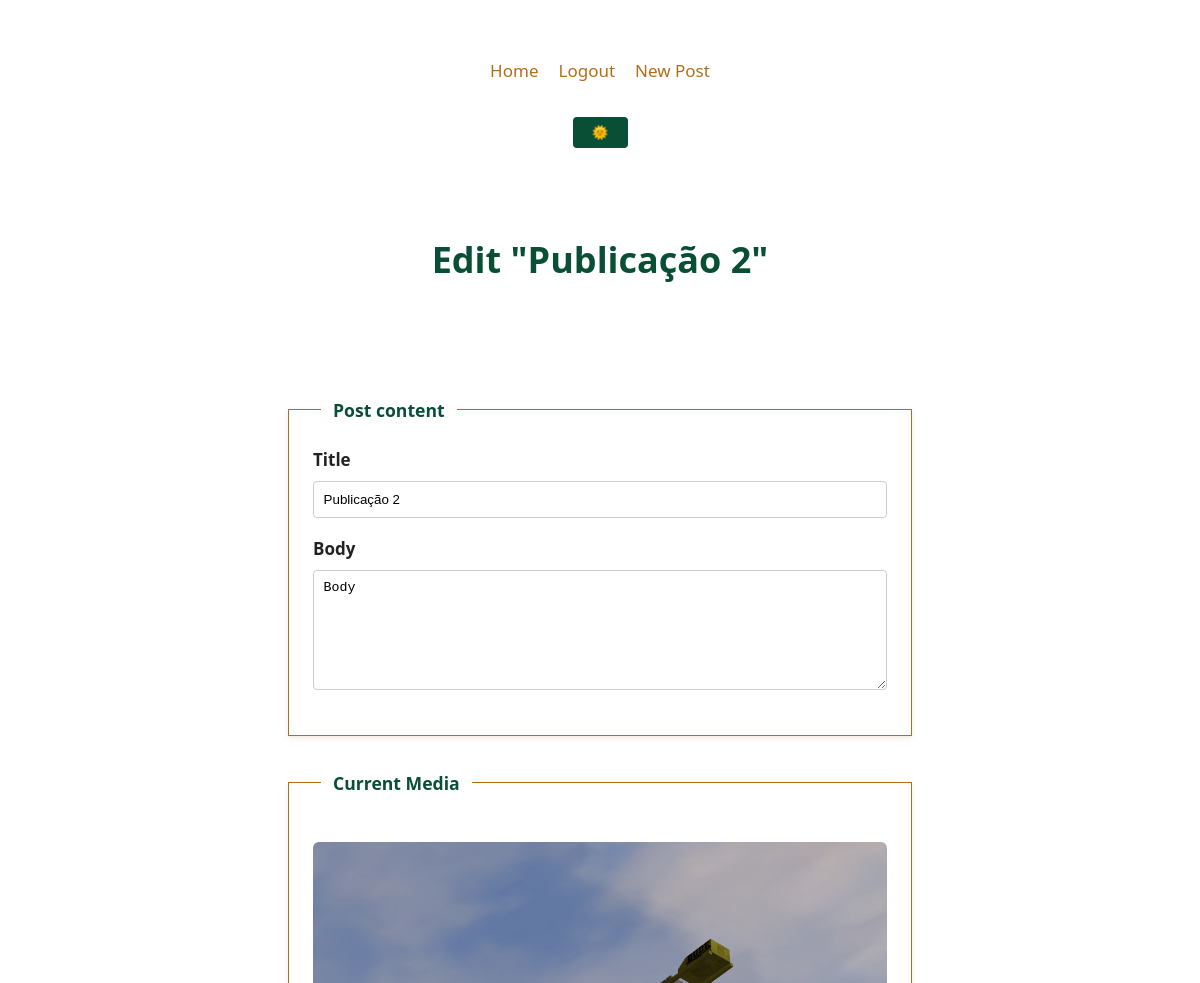
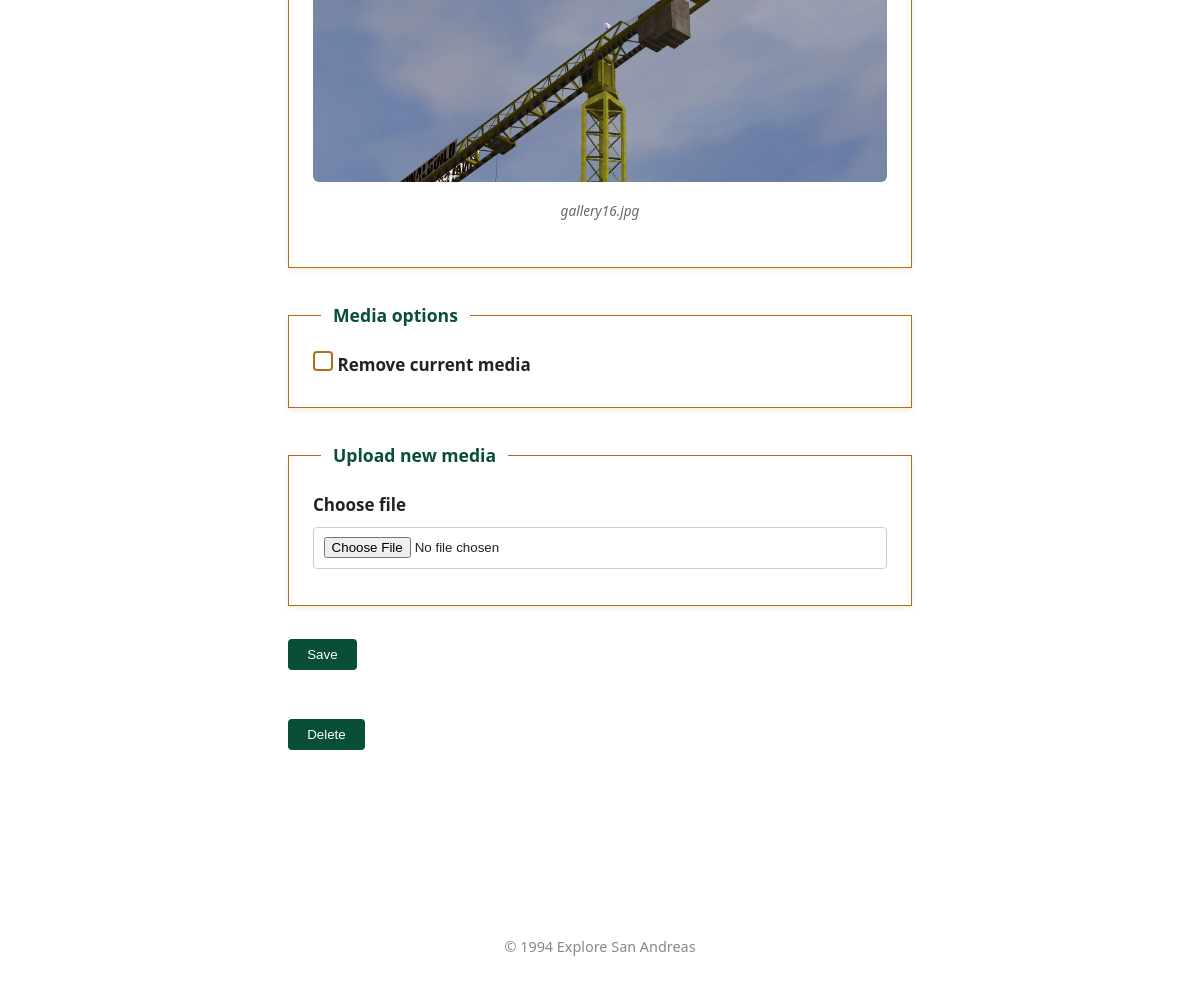
The page /2/update (signed in) on the database its author committed (2 pictures, top to bottom).
### tables this page shows
CREATE TABLE post (
    id INTEGER PRIMARY KEY AUTOINCREMENT,
    author_id INTEGER NOT NULL,
    created TIMESTAMP NOT NULL DEFAULT CURRENT_TIMESTAMP,
    title TEXT NOT NULL,
    body TEXT NOT NULL,
    media_filename TEXT,
    media_type TEXT,
    FOREIGN KEY (author_id) REFERENCES user (id)
);

### app/blog.py (the view, shortened to what this page needs)
@bp.route("/<int:id>/update", methods=("GET", "POST"))
@login_required
def update(id):
    post = get_post(id)
    return render_template("blog/update.html", post=post)

### app/auth.py (called while the page is built)
@bp.before_app_request
def load_logged_in_user():
    user_id = session.get('user_id')
    if user_id is None:
        g.user = None
    else:
        g.user = get_db().execute(
            'SELECT * FROM user WHERE id = ?', (user_id,)
        ).fetchone()

def login_required(view):
    @functools.wraps(view)
    def wrapped_view(**kwargs):
        if g.user is None:
            return redirect(url_for('auth.login'))
        return view(**kwargs)
    return wrapped_view

### app/blog.py (called while the page is built)
def get_post(id, check_author=True):
    post = (
        get_db()
        .execute(
            "SELECT p.id, title, body, created, media_filename, media_type, author_id, username FROM post p JOIN user u ON p.author_id = u.id WHERE p.id = ?",
            (id,),
        )
        .fetchone()
    )
    if post is None:
        abort(404, f"Post id {id} doesn't exist.")
    if check_author and post["author_id"] != g.user["id"]:
        abort(403)
    return post

### app/db.py (called while the page is built)
def get_db():
    if 'db' not in g:
        g.db = sqlite3.connect(
            current_app.config['DATABASE'],
            detect_types = sqlite3.PARSE_DECLTYPES
        )
        g.db.row_factory = sqlite3.Row
    return g.db

### app/templates/blog/update.html (shortened to what this page needs)
{% extends 'base.html' %}
{% block header %}
<header>
  <h1>Edit "{{ post['title'] }}"</h1>
</header>
{% endblock %}
{% block content %}
<main>
  <article>
      <form method="post" enctype="multipart/form-data">
        <fieldset>
          <legend>Post content</legend>
          <label for="idTitle">Title</label>
          <input type="text" id="idTitle" name="nameTitle" value="{{ request.form['nameTitle'] or post['title'] }}"
          required>
          <label for="idBody">Body</label>
          <textarea id="idBody" name="nameBody">{{ request.form['body'] or post['body'] }}</textarea>
        </fieldset>
        {% if post['media_filename'] %}
        <fieldset>
          <legend>Current Media</legend>
          {% if post['media_type'] == 'image' %}
          <figure>
            <img src="{{ url_for('static', filename='uploads/' ~ post['media_filename']) }}" alt="Image for this post">
            <figcaption>{{ post['media_filename'] }}</figcaption>
          </figure>
          {% endif %}
        </fieldset>
        <fieldset>
          <legend>Media options</legend>
          <input type="checkbox" id="idRemoveFile" name="nameRemoveFile">
          <label for="idRemoveFile">Remove current media</label>
        </fieldset>
        {% endif %}
        <fieldset>
          <legend>Upload new media</legend>
          <label for="idFile">Choose file</label>
          <input type="file" id="idFile" name="nameFile">
        </fieldset>
        <button type="submit">Save</button>
      </form>
      <form method="post" action="{{ url_for('blog.delete', id=post['id']) }}">
        <button type="submit">Delete</button>
    </form>
  </article>
</main>
{% endblock %}

### app/static/styles/styles.css (style rules this page uses)
*, *::before, *::after { margin: 0; padding: 0; box-sizing: border-box; }
body { font-family: system-ui, -apple-system, "Segoe UI", Roboto, sans-serif; font-size: 17px; line-height: 1.75; color: #222; background-color: #fff; padding: 2rem; transition: background-color 0.3s ease, color 0.3s ease; }
main { max-width: 720px; margin: 0 auto; padding: 2rem 1.5rem; }
header { text-align: center; margin-bottom: 3rem; }
header h1 { font-size: 2.25rem; font-weight: 600; color: #084f35; }
article { background-color: #fff; border-bottom: 1px solid #eee; padding: 1.5rem 0; }
article:last-of-type { border-bottom: none; }
figure { margin: 1.5rem 0; }
figure img, figure video { width: 100%; max-height: 400px; object-fit: contain; border-radius: 6px; background-color: #f9f9f9; }
figcaption { font-size: 0.85rem; color: #666; text-align: center; margin-top: 0.5rem; font-style: italic; }
form { margin-bottom: 3rem; }
label { display: inline-flex; margin-bottom: 0.4rem; font-weight: 600; }
input[type="text"], textarea, input[type="file"] { width: 100%; padding: 0.6rem; margin-bottom: 1rem; border: 1px solid #ccc; border-radius: 4px; background: #fff; transition: border-color 0.2s ease; }
textarea { resize: vertical; min-height: 120px; }
input[type="submit"], button { background-color: #084f35; color: #fff; padding: 0.5rem 1.2rem; border: none; border-radius: 4px; font-weight: 500; cursor: pointer; transition: background-color 0.2s ease; }
fieldset { border: 1.5px solid #b16e18; / border-radius: 6px; padding: 1.25rem 1.5rem; margin-bottom: 2rem; background-color: #fff; box-shadow: 0 2px 5px rgba(177, 110, 24, 0.15); }
fieldset > legend { padding: 0 0.75rem; font-weight: 600; color: #084f35; font-size: 1.1rem; margin-left: 0.5rem; }
input[type="checkbox"] { appearance: none; -webkit-appearance: none; width: 20px; height: 20px; border: 2px solid #b16e18; border-radius: 4px; background-color: white; cursor: pointer; position: relative; transition: background-color 0.2s ease, border-color 0.2s ease; }

### rows shown on the page
post: title "Publicação 2", nameTitle "Publicação 2", nameBody "Body", media_filename (picture), media_filename "gallery16.jpg"
